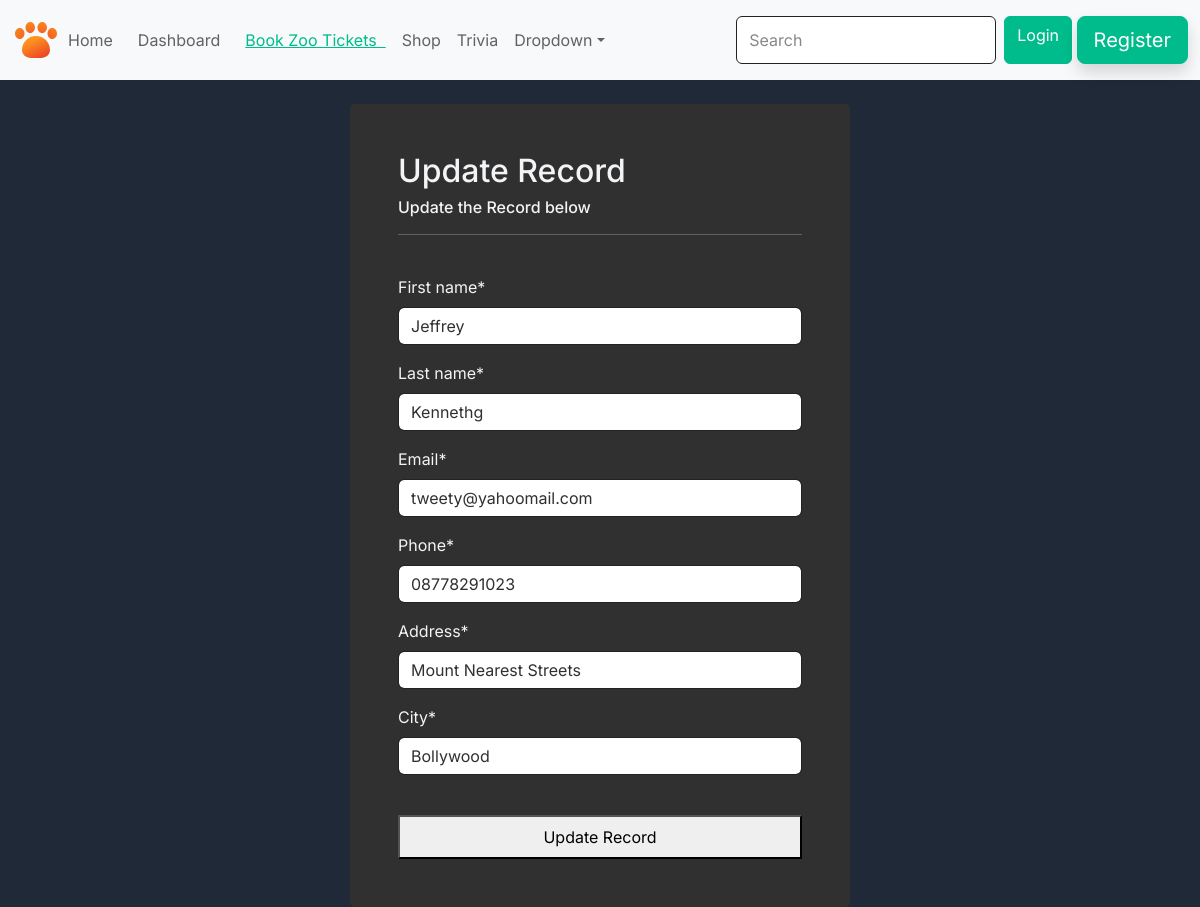
The app's page /update-record/4/ (signed in) with its own data.
### website/models.py (models this page shows, shortened)
class Record(models.Model):  # Model for the record in dashboard
    first_name = models.CharField(max_length=100)
    last_name = models.CharField(max_length=100)
    email = models.CharField(max_length=100)
    phone = models.CharField(max_length=15)
    address = models.CharField(max_length=100)
    city = models.CharField(max_length=50)
    creation_date = models.DateTimeField(auto_now_add=True)

### website/views.py (the view)
# urls.py: path('update-record/<int:pk>/', views.update_record, name="update-record"),
@login_required(login_url='my-login')
def update_record(request, pk):
    one_record = Record.objects.get(id=pk)
    if request.method == 'POST':
        form = UpdateRecordForm(request.POST, instance=one_record)
        if form.is_valid():
            form.save()
            return redirect('dashboard')
    else:
        form = UpdateRecordForm(instance=one_record)
    context = {'form': form, 'record': one_record}
    return render(request, 'pages/update-record.html', context)

### website/forms.py
class UpdateRecordForm(forms.ModelForm):
    class Meta:
        model= Record
        fields =['first_name', 'last_name', 'email', 'phone', 'address', 'city']

### website/template/pages/update-record.html (shortened to what this page needs)
{% extends "pages/base.html" %}
{% load crispy_forms_tags %}
{% block content %}
    <br>
    <div class="container bg-dark p-5 form-layout">
        <h3>Update Record</h3>
        <h6> Update the Record below</h6>
        <hr>
        <br>
        <form method="POST" autocomplete="off">
            {{form|crispy}}
            <br>
            <button type="submit" class="btm btn-primary w-100 btn-block p-2">Update Record</button>
        </form>
    </div>
{% endblock %}

### static/css/style.css (style rules this page uses)
.form-layout { border-radius: 5px; width: 500px; }

### static/css/trivia.css (style rules this page uses)
:root { --primary-color: #10b981; --dark-bg: #1f2937; --card-bg: #374151; --text-light: #f3f4f6; }
body { font-family: 'Inter', sans-serif; background-color: var(--dark-bg); color: var(--text-light); }

### records on screen
Record: first_name "Jeffrey", last_name "Kennethg", email "tweety@yahoomail.com", phone "08778291023", address "Mount Nearest Streets", city "Bollywood"
